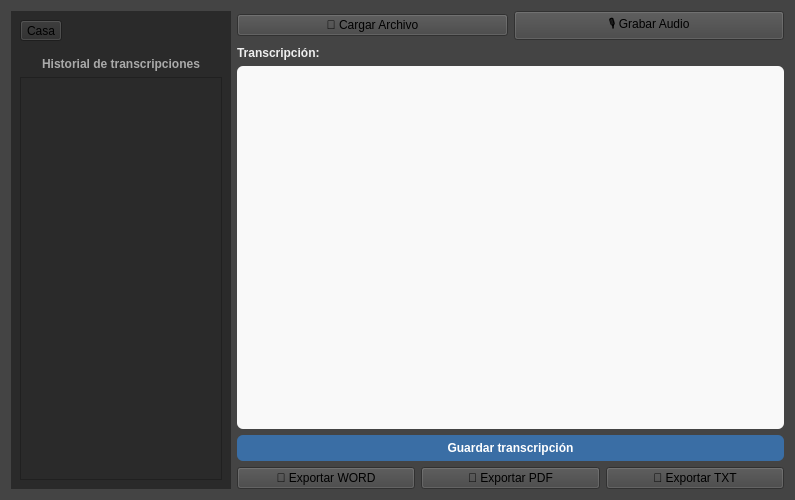
<?xml version="1.0" encoding="UTF-8"?>
<ui version="4.0">
 <class>Interfaz</class>
 <widget class="QWidget" name="Interfaz">
  <property name="geometry">
   <rect>
    <x>0</x>
    <y>0</y>
    <width>795</width>
    <height>500</height>
   </rect>
  </property>
  <property name="windowTitle">
   <string>Transcriptor de conversaciones</string>
  </property>
  <property name="styleSheet">
   <string notr="true">background-color: #444444;</string>
  </property>
  <layout class="QGridLayout" name="gridLayout">
   <!-- Panel izquierdo: historial -->
   <item row="0" column="0" rowspan="4">
    <widget class="QWidget" name="verticalWidget" native="true">
     <property name="minimumSize">
      <size>
       <width>50</width>
       <height>0</height>
      </size>
     </property>
     <property name="maximumSize">
      <size>
       <width>220</width>
       <height>16777215</height>
      </size>
     </property>
     <property name="styleSheet">
      <string notr="true">background-color: #2A2A2A;</string>
     </property>
     <layout class="QVBoxLayout" name="verticalLayoutLeft">
      <item>
       <widget class="QToolButton" name="toolButton">
        <property name="icon">
         <iconset theme="go-home"/>
        </property>
        <property name="text">
         <string>Casa</string>
        </property>
        <property name="toolButtonStyle">
         <enum>Qt::ToolButtonIconOnly</enum>
        </property>
        <property name="iconSize">
         <size>
          <width>32</width>
          <height>32</height>
         </size>
        </property>
       </widget>
      </item>
      <item>
       <widget class="QLabel" name="labelTranscripciones">
        <property name="text">
         <string>Historial de transcripciones</string>
        </property>
        <property name="alignment">
         <set>Qt::AlignCenter</set>
        </property>
        <property name="styleSheet">
         <string notr="true">color: #AAAAAA; font-weight: bold; margin-top: 10px</string>
        </property>
       </widget>
      </item>
      <item>
       <widget class="QListView" name="listView"/>
      </item>
     </layout>
    </widget>
   </item>
   <!-- Barra de botones para cargar y grabar -->
   <item row="0" column="1">
    <layout class="QHBoxLayout" name="horizontalLayoutBotonesAudio">
     <item>
      <widget class="QPushButton" name="loadButton">
       <property name="text">
        <string>📁 Cargar Archivo</string>
       </property>
      </widget>
     </item>
     <item>
      <widget class="QPushButton" name="recordButton">
       <property name="text">
        <string>🎙️ Grabar Audio</string>
       </property>
      </widget>
     </item>
    </layout>
   </item>
   <!-- Etiqueta para transcripción -->
   <item row="1" column="1">
    <widget class="QLabel" name="labelTranscripcion">
     <property name="text">
      <string>Transcripción:</string>
     </property>
     <property name="styleSheet">
      <string notr="true">color: #EEEEEE; font-weight: bold;</string>
     </property>
    </widget>
   </item>
   <!-- Caja central de transcripción -->
   <item row="2" column="1">
    <widget class="QPlainTextEdit" name="transcriptionEdit">
     <property name="styleSheet">
      <string notr="true">font-size: 15px; background-color: #f9f9f9; color: #222; border-radius: 6px; padding: 8px;</string>
     </property>
    </widget>
   </item>
   <!-- Botón de guardar transcripción -->
   <item row="3" column="1">
    <layout class="QVBoxLayout">
     <item>
      <widget class="QPushButton" name="saveTranscriptionButton">
       <property name="text">
        <string>Guardar transcripción</string>
       </property>
       <property name="styleSheet">
        <string notr="true">background-color: #3a6ea5; color: white; padding: 6px; border-radius: 6px; font-weight: bold;</string>
       </property>
      </widget>
     </item>
     <item>
      <layout class="QHBoxLayout" name="horizontalLayoutExport">
       <item>
        <widget class="QPushButton" name="exportWordButton">
         <property name="text">
          <string>📃 Exportar WORD</string>
         </property>
        </widget>
       </item>
       <item>
        <widget class="QPushButton" name="exportPdfButton">
         <property name="text">
          <string>📕 Exportar PDF</string>
         </property>
        </widget>
       </item>
       <item>
        <widget class="QPushButton" name="exportTxtButton">
         <property name="text">
          <string>📄 Exportar TXT</string>
         </property>
        </widget>
       </item>
      </layout>
     </item>
    </layout>
   </item>
  </layout>
 </widget>
 <resources/>
 <connections/>
</ui>
